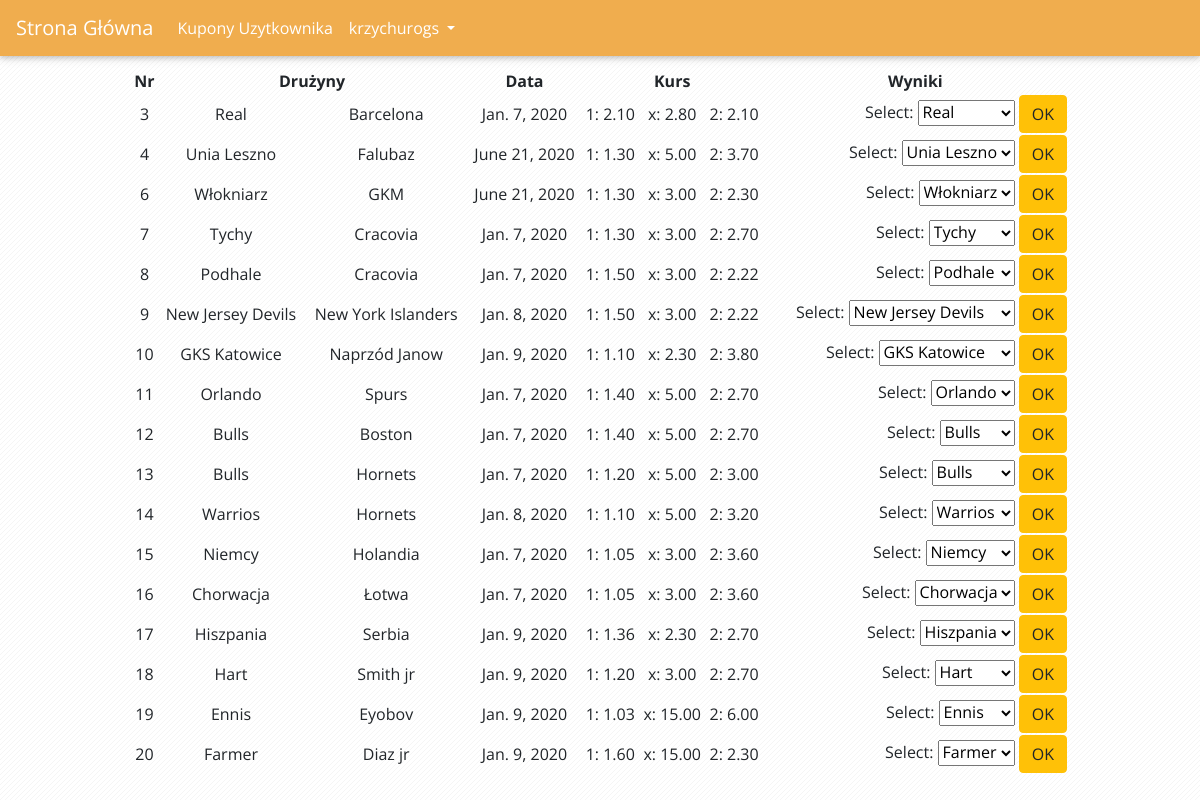
Page /betscores/ (signed in) on the committed database.
### account/models.py (models this page shows, shortened)
class User(AbstractUser):
	is_customer=models.BooleanField(default=False)

### bets/models.py (models this page shows, shortened)
class Bet(models.Model):
	bet_id=models.AutoField(primary_key=True)
	category=models.CharField(max_length=30)
	teama=models.CharField(max_length=50)
	teamb=models.CharField(max_length=50)
	oddsa=models.DecimalField(max_digits=8, decimal_places=2,default=1)
	oddsx=models.DecimalField(max_digits=8, decimal_places=2,default=1)
	oddsb=models.DecimalField(max_digits=8, decimal_places=2,default=1)
	game_date=models.DateField(verbose_name="game_date")
	finalscore=models.CharField(max_length=50,default="0",blank=True, null=True)

### bets/views.py (the view)
# urls.py: path('betscores/', show_bets_to_admin,name="betscores"),
@login_required(login_url='/login')
def show_bets_to_admin(request):
	context={}
	context['bets']=Bet.objects.filter(finalscore="0")
	return render(request,"bets/adminbetslist.html",context)

### bets/templates/bets/adminbetslist.html (shortened to what this page needs)
{% extends 'base.html' %}
{%block content%}
<head>
{% load static %}
	<link rel="stylesheet" type="text/css" href="{% static "style.css" %}">
	<link rel="stylesheet" type="text/css" href="{% static "bootstrap/css/bootstrap.min.css" %}">
</head>
<body>
	<div class="content">
		<table>
			<tr>
				<th>
					Nr
				</th>
				<th colspan="2">
					Drużyny
				</th>
				<th>
					Data
				</th>
				<th colspan="3">
					Kurs
				</th>
				<th>
					Wyniki
				</th>
			</tr>
		{% for bet in bets %}
				<tr>
				<td>{{bet.bet_id}}</td><td> {{bet.teama}}</td><td>{{bet.teamb}}</td><td>{{bet.game_date}}</td><td> 1: {{bet.oddsa}}</td><td> x: {{bet.oddsx}} </td><td> 2: {{bet.oddsb}}</td><td style="text-align: right!important;">
				<form id="scoreForm" action="{%url 'enterscore' bet.bet_id %}" method="post">
				Select: <select name="{{bet.bet_id}}" form="scoreForm">
								<option value="1">{{bet.teama}}</option>
							</select>
						<input class="btn btn-warning" type="submit" value="OK">
				</form>
				</td>
				</tr>
			{% endfor %}
			{%endblock content%}

### templates/base.html (shortened to what this page needs)
<!DOCTYPE html>
<html>
<head>
{% load static %}
	<link rel="stylesheet" type="text/css" href="{% static "style.css" %}">
	<link rel="stylesheet" type="text/css" href="{% static "bootstrap/css/bootstrap.min.css" %}">
</head>
<body>
		<div class="header">
	<nav class="navbar navbar-expand-sm ">
  <a class="navbar-brand" href="{% url 'home' %}">Strona Główna</a>
  <ul class="navbar-nav">
    <li class="nav-item">
      <a class="nav-link" href="{% url 'coupons' %}">Kupony Uzytkownika</a>
    </li>
    <li class="nav-item dropdown">
      <a class="nav-link dropdown-toggle" href="#" id="navbardrop" data-toggle="dropdown">
        {{request.user.username}}
      </a>
    </li>
  </ul>
</nav>
	</div>
	 {% block content %}
   {% endblock %}
</body>
</html>

### static/style.css (style rules this page uses)
.header { box-shadow: 0 2px 5px 0 rgba(0,0,0,0.16), 0 2px 10px 0 rgba(0,0,0,0.12); background: #f0ad4e; color: #fff!important; }
table { width: 100%; }
th { text-align: center!important; }
td { text-align: center!important; }
.content { margin: auto; width: 80%; padding: 1%; }
a { color: #fff!important; }
body { background-image: url("images/background.png"); font-family: 'Open Sans', sans-serif!important; }
.form-control, .btn { min-height: 38px; border-radius: 2px; }
.btn { font-size: 15px; font-weight: bold; }

### rows in the picture
User: user.username "krzychurogs"
Bet: bet_id "3", teama "Real", teamb "Barcelona", game_date "Jan. 7, 2020", oddsa "2.10", oddsx "2.80", oddsb "2.10", teama+bet_id "Real"
Bet: bet_id "4", teama "Unia Leszno", teamb "Falubaz", game_date "June 21, 2020", oddsa "1.30", oddsx "5.00", oddsb "3.70", teama+bet_id "Unia Leszno"
Bet: bet_id "6", teama "Włokniarz", teamb "GKM", game_date "June 21, 2020", oddsa "1.30", oddsx "3.00", oddsb "2.30", teama+bet_id "Włokniarz"
Bet: bet_id "7", teama "Tychy", teamb "Cracovia", game_date "Jan. 7, 2020", oddsa "1.30", oddsx "3.00", oddsb "2.70", teama+bet_id "Tychy"
Bet: bet_id "8", teama "Podhale", teamb "Cracovia", game_date "Jan. 7, 2020", oddsa "1.50", oddsx "3.00", oddsb "2.22", teama+bet_id "Podhale"
Bet: bet_id "9", teama "New Jersey Devils", teamb "New York Islanders", game_date "Jan. 8, 2020", oddsa "1.50", oddsx "3.00", oddsb "2.22", teama+bet_id "New Jersey Devils"
Bet: bet_id "10", teama "GKS Katowice", teamb "Naprzód Janow", game_date "Jan. 9, 2020", oddsa "1.10", oddsx "2.30", oddsb "3.80", teama+bet_id "GKS Katowice"
Bet: bet_id "11", teama "Orlando", teamb "Spurs", game_date "Jan. 7, 2020", oddsa "1.40", oddsx "5.00", oddsb "2.70", teama+bet_id "Orlando"
Bet: bet_id "12", teama "Bulls", teamb "Boston", game_date "Jan. 7, 2020", oddsa "1.40", oddsx "5.00", oddsb "2.70", teama+bet_id "Bulls"
Bet: bet_id "13", teama "Bulls", teamb "Hornets", game_date "Jan. 7, 2020", oddsa "1.20", oddsx "5.00", oddsb "3.00", teama+bet_id "Bulls"
Bet: bet_id "14", teama "Warrios", teamb "Hornets", game_date "Jan. 8, 2020", oddsa "1.10", oddsx "5.00", oddsb "3.20", teama+bet_id "Warrios"
Bet: bet_id "15", teama "Niemcy", teamb "Holandia", game_date "Jan. 7, 2020", oddsa "1.05", oddsx "3.00", oddsb "3.60", teama+bet_id "Niemcy"
Bet: bet_id "16", teama "Chorwacja", teamb "Łotwa", game_date "Jan. 7, 2020", oddsa "1.05", oddsx "3.00", oddsb "3.60", teama+bet_id "Chorwacja"
Bet: bet_id "17", teama "Hiszpania", teamb "Serbia", game_date "Jan. 9, 2020", oddsa "1.36", oddsx "2.30", oddsb "2.70", teama+bet_id "Hiszpania"
Bet: bet_id "18", teama "Hart", teamb "Smith jr", game_date "Jan. 9, 2020", oddsa "1.20", oddsx "3.00", oddsb "2.70", teama+bet_id "Hart"
Bet: bet_id "19", teama "Ennis", teamb "Eyobov", game_date "Jan. 9, 2020", oddsa "1.03", oddsx "15.00", oddsb "6.00", teama+bet_id "Ennis"
Bet: bet_id "20", teama "Farmer", teamb "Diaz jr", game_date "Jan. 9, 2020", oddsa "1.60", oddsx "15.00", oddsb "2.30", teama+bet_id "Farmer"
